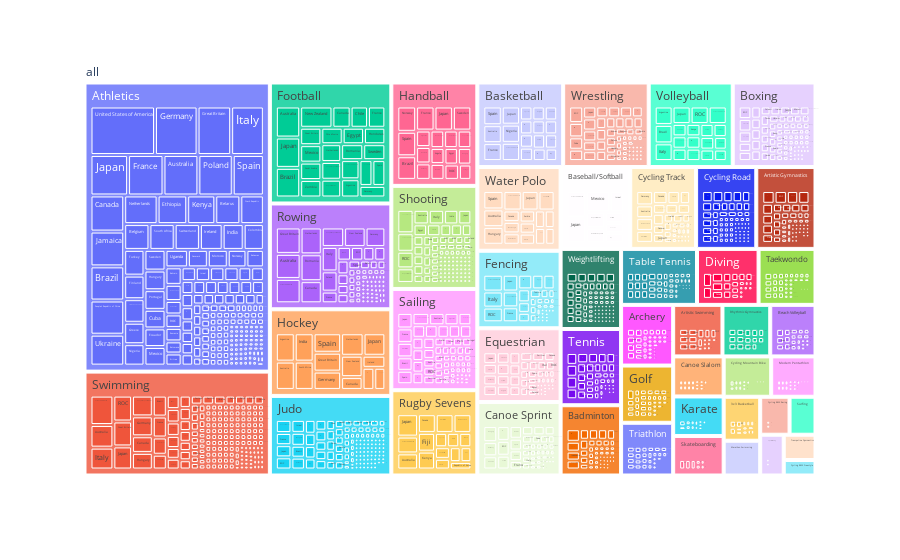

Here is the notebook cell this chart was saved with:
### Code cell
athletes_discipline = athletes.groupby(['Discipline','NOC']).count()
athletes_discipline.reset_index(inplace=True)
fig = px.treemap(athletes_discipline, path=[px.Constant("all"),'Discipline', 'NOC'], values='Name')
fig.show()

### Figure 1 — Plotly figure (JSON) as saved in the notebook; plotly's stock layout.template omitted (floating-point values rounded to 4 significant figures; data arrays with more than 128 entries replaced by an {"elided": "..."} marker saying what was removed)
{"data": [{"branchvalues": "total", "domain": {"x": [0, 1], "y": [0, 1]}, "hovertemplate": "labels=%{label}<br>Name=%{value}<br>parent=%{parent}<br>id=%{id}<extra></extra>", "ids": {"elided": "2159 str values"}, "labels": {"elided": "2159 str values"}, "name": "", "parents": {"elided": "2159 str values"}, "type": "treemap", "values": {"elided": "2159 int values"}}], "layout": {"legend": {"tracegroupgap": 0}, "margin": {"t": 60}}}
